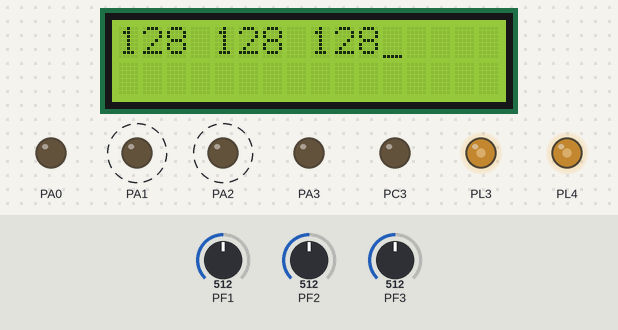
The program below on a simulated ATmega2560, built with avr-gcc and emulated at 14.7456 MHz. On the bench: 16×2 character LCD, output pins drawn as LEDs (lit = HIGH). Wiring (inferred from the names in the program): character LCD (HD44780): RS PC0; R/W PC1; E PC2; data PC4, PC5, PC6, PC7. Dashed ring = blinking. The inputs (shaded band) are chosen by the test bench; at power-on: PF1 = 512, PF2 = 512, PF3 = 512. Pins used as bus, display or sensor lines are not drawn.

Above: at 1.2 s.
1.3 s: PF1 set to 122
At 2.9 s:
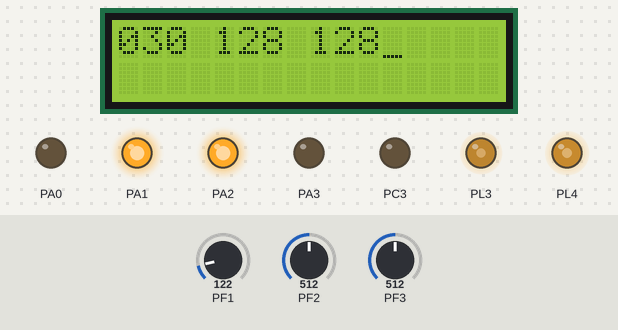
4.3 s: PF1 set to 306
At 4.9 s:
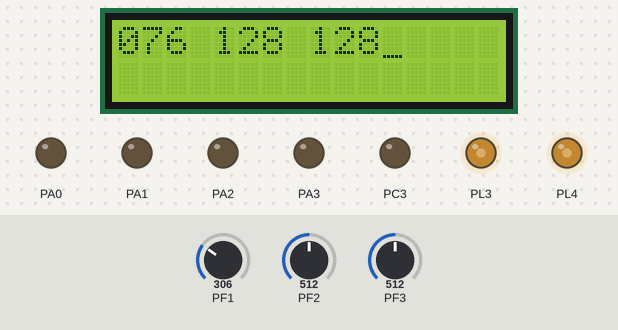
At 5.5 s:
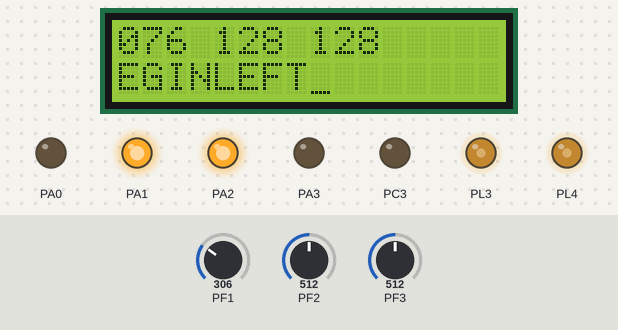
7.3 s: PF2 set to 716
10.3 s: PF3 set to 716
13.3 s: PF2 set to 900
16.3 s: PF3 set to 900
Timing chart, 0 to 19.3 s (numbered marks = the images above; inputs shaded):
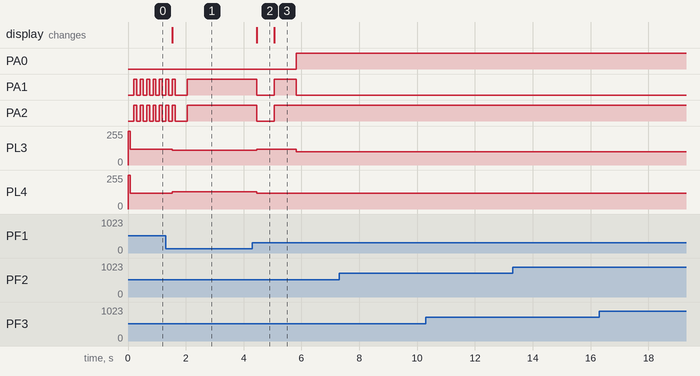

The program:

TASK1B.c
```c
/*
* TASK1B.c
*
* Created: 04/11/2017 22:58:28
*  Author: Avinash Dubey
*/


#include <avr/io.h>
#define F_CPU 14745600
#include <util/delay.h>
#include "buzzer.h"
#include "f5motors.h"
#include "f5lcd.h"
#include "f5llf.h"
#include "f5step.h"
#include "f5pid.h"
#include "f5path.h"

int init_num = 45;
int at_home = 1;
int orientation = FNORTH;
void port_init()
{
	buzzer_pin_config();
	lcd_port_config();
	motion_pin_config();
	adc_pin_config();
}

void init_devices (void)
{
	cli(); //Clears the global interrupts
	port_init();
	adc_init();
	timer5_init();
	sei(); //Enables the global interrupts
}

void ReachDestinationAvoidingNode(unsigned char Xd,unsigned char Yd,unsigned char Xn,unsigned char Yn)
{
	char s[60];
	int path_len, i, dest_node, col_num, row_num;
	row_num = (((int)Xd) - 1);
	col_num = ((int)(((char)Yd) - 'A'));
	dest_node = row_num * Y + col_num;
	init_devices(); // Initialise all ports for sensors
	lcd_set_4bit(); // Init for LCD
	lcd_init(); // Init for LCD
	// forward_one_step_pid();
	for(int i=0; i<60; i++) {
		s[i] = '\0';
	}
	// lcd_cursor(2, 1);
	// lcd_string("PATHCH");
	get_commands(init_num, dest_node, orientation, &orientation, &path_len, s, &at_home);
	/* for(i =0; i<path_len; i++) {
		lcd_cursor(2, 1);
		lcd_wr_char(s[i]);
		_delay_ms(1500);
	} */

	for(i = 0; i < path_len; i++) {
		switch(s[i]) {
			case 'F': {
				forward_one_step_pid();
				break;
			}
			case 'B': {
				break;
			}
			case 'R': {
				right_one_step();
				break;
			}
			case 'L': {
				left_one_step();
				break;
			}
			default: {
				break;
			}
		}
	}
	lcd_print(2, 8, init_num, 3);
	lcd_print(2, 12, dest_node, 3);
	lcd_print(1, 1, orientation, 3);
	lcd_print(1, 5, path_len, 3);
	_delay_ms(2000);
	init_num = dest_node;
}

//Do not make changes in main function
int main(void)
{
	ReachDestinationAvoidingNode(5,'D',6,'D');
	buzzer_on();
	_delay_ms(500);
	buzzer_off();
	ReachDestinationAvoidingNode(2,'F',2,'D');
	buzzer_on();
	_delay_ms(500);
	buzzer_off();
	ReachDestinationAvoidingNode(2,'A',2,'C');
	buzzer_on();
}
```

buzzer.c
```c
/*buzzer.c

*/

#define F_CPU 14745600
#include <avr/io.h>
#include <util/delay.h>
#include "buzzer.h"

/*Function Name: buzzer_pin_config
Input: None
Output: Function to initialize buzzer
Logic: Setting PORTC3 as output which is the pin connected to the buzzer
Example Call: buzzer_pin_config()
*/
void buzzer_pin_config(void)
{
	DDRC = DDRC | 0x08;		//Setting PORTC 3 as output
	PORTC = PORTC & 0xF7;		//Setting PORTC 3 logic low to turnoff buzzer
}

/*Function Name:buzzer_on
Input: None
Output: Buzzer turns on
Logic: Turns the buzzer on by writing 1 to PC3
Example Call: buzzer_on ()
*/
void buzzer_on(void)
{
	unsigned char port_restore = 0;
	port_restore = PINC;
	port_restore = port_restore | 0x08;
	PORTC = port_restore;
}

/*Function Name:buzzer_off
Input: None
Output: Buzzer turns off
Logic: Turns the buzzer off by writing 0 to PC3
Example Call: buzzer_off()
*/
void buzzer_off(void)
{
	unsigned char port_restore = 0;
	port_restore = PINC;
	port_restore = port_restore & 0xF7;
	PORTC = port_restore;
}

/*Function Name:buzzer_beep
Output: Buzzer beeps 1 time
Logic: Turns the buzzer on and off by writing 1 & 0 to PC3
Example Call: buzzer_beep()
*/
void buzzer_beep()
{
	buzzer_on();
	_delay_ms(200);
	buzzer_off();
	_delay_ms(200);
}
```

buzzer.h
```c
/*
 * buzzer.h
 */


#ifndef BUZZER_H_
#define BUZZER_H_
#include "buzzer.c"

void buzzer_pin_config (void);
void buzzer_on (void);
void buzzer_off (void);
void buzzer_beep();

#endif /* BUZZER_H_ */
```

f5llf.h
```c
#ifndef LLF_EY
#include <avr/io.h>
#include <avr/interrupt.h>
#include <util/delay.h>

#include <math.h> //included to support power function
#include "f5lcd.h"

void port_init();
void timer5_init();
void velocity(unsigned char, unsigned char);
void motors_delay();

unsigned char ADC_Conversion(unsigned char);
unsigned char ADC_Value;
unsigned char flag = 0;
unsigned char Left_white_line = 0;
unsigned char Center_white_line = 0;
unsigned char Right_white_line = 0;

//ADC pin configuration
void adc_pin_config (void)
{
 DDRF = 0x00;
 PORTF = 0x00;
 DDRK = 0x00;
 PORTK = 0x00;
}
// Timer 5 initialized in PWM mode for velocity control
// Prescale:256
// PWM 8bit fast, TOP=0x00FF
// Timer Frequency:225.000Hz
void timer5_init()
{
	TCCR5B = 0x00;	//Stop
	TCNT5H = 0xFF;	//Counter higher 8-bit value to which OCR5xH value is compared with
	TCNT5L = 0x01;	//Counter lower 8-bit value to which OCR5xH value is compared with
	OCR5AH = 0x00;	//Output compare register high value for Left Motor
	OCR5AL = 0xFF;	//Output compare register low value for Left Motor
	OCR5BH = 0x00;	//Output compare register high value for Right Motor
	OCR5BL = 0xFF;	//Output compare register low value for Right Motor
	OCR5CH = 0x00;	//Output compare register high value for Motor C1
	OCR5CL = 0xFF;	//Output compare register low value for Motor C1
	TCCR5A = 0xA9;	/*{COM5A1=1, COM5A0=0; COM5B1=1, COM5B0=0; COM5C1=1 COM5C0=0}
 					  For Overriding normal port functionality to OCRnA outputs.
				  	  {WGM51=0, WGM50=1} Along With WGM52 in TCCR5B for Selecting FAST PWM 8-bit Mode*/

	TCCR5B = 0x0B;	//WGM12=1; CS12=0, CS11=1, CS10=1 (Prescaler=64)
}

void adc_init()
{
	ADCSRA = 0x00;
	ADCSRB = 0x00;		//MUX5 = 0
	ADMUX = 0x20;		//Vref=5V external --- ADLAR=1 --- MUX4:0 = 0000
	ACSR = 0x80;
	ADCSRA = 0x86;		//ADEN=1 --- ADIE=1 --- ADPS2:0 = 1 1 0
}

//Function For ADC Conversion
unsigned char ADC_Conversion(unsigned char Ch)
{
	unsigned char a;
	if(Ch>7)
	{
		ADCSRB = 0x08;
	}
	Ch = Ch & 0x07;
	ADMUX= 0x20| Ch;
	ADCSRA = ADCSRA | 0x40;		//Set start conversion bit
	while((ADCSRA&0x10)==0);	//Wait for conversion to complete
	a=ADCH;
	ADCSRA = ADCSRA|0x10; //clear ADIF (ADC Interrupt Flag) by writing 1 to it
	ADCSRB = 0x00;
	return a;
}

//Function To Print Sesor Values At Desired Row And Coloumn Location on LCD
void print_sensor(char row, char coloumn,unsigned char channel)
{

	ADC_Value = ADC_Conversion(channel);
	lcd_print(row, coloumn, ADC_Value, 3);
}

#endif
```

f5motors.h
```c
#ifndef MOTORS_EY
#define MOTORS_EY
#include <avr/io.h>
#include <avr/interrupt.h>
#include <util/delay.h>

void motion_pin_config (void)
{
	DDRA = DDRA | 0x0F; //set direction of the PORTA 3 to PORTA 0 pins as output
	PORTA = PORTA & 0xF0; // set initial value of the PORTA 3 to PORTA 0 pins to logic 0
	DDRL = DDRL | 0x18;   //Setting PL3 and PL4 pins as output for PWM generation
	PORTL = PORTL | 0x18; //PL3 and PL4 pins are for velocity control using PWM
}

//Function used for setting motor's direction
void motion_set (unsigned char Direction)
{
	unsigned char PortARestore = 0;

	Direction &= 0x0F; 			// removing upper nibbel as it is not needed
	PortARestore = PORTA; 			// reading the PORTA's original status
	PortARestore &= 0xF0; 			// setting lower direction nibbel to 0
	PortARestore |= Direction; 	// adding lower nibbel for direction command and restoring the PORTA status
	PORTA = PortARestore; 			// setting the command to the port
}

//Function for velocity control
void velocity (unsigned char left_motor, unsigned char right_motor)
{
	OCR5AL = (unsigned char)left_motor;
	OCR5BL = (unsigned char)right_motor;
}

void forward (void) //both wheels forward
{
	motion_set(0x06);
}

void back (void) //both wheels backward
{
	motion_set(0x09);
}

void left (void) //Left wheel backward, Right wheel forward
{
	motion_set(0x05);
}

void right (void) //Left wheel forward, Right wheel backward
{
	motion_set(0x0A);
}

void soft_left (void) //Left wheel stationary, Right wheel forward
{
	motion_set(0x04);
}

void soft_right (void) //Left wheel forward, Right wheel is stationary
{
	motion_set(0x02);
}

void soft_left_2 (void) //Left wheel backward, right wheel stationary
{
	motion_set(0x01);
}

void soft_right_2 (void) //Left wheel stationary, Right wheel backward
{
	motion_set(0x08);
}

void stop (void) //hard stop
{
	motion_set(0x00);
}
#endif
```

f5path.h
```c
#ifndef PP_EY
#define PP_EY

#include "f5queue.h"
#include "f5lcd.h"

#define X 49
#define Y 7

#define NORTH(x) (((x) >> 0) & 1)
#define EAST(x) (((x) >> 1) & 1)
#define SOUTH(x) (((x) >> 2) & 1)
#define WEST(x) (((x) >> 3) & 1)

#define FNORTH 0
#define FEAST 1
#define FSOUTH 2
#define FWEST 3

#define FWD_C 'F'
#define BK_C 'B'
#define R_C 'R'
#define L_C 'L'

int maze[Y][Y] = {
	{9, 1, 5, 5, 1, 1, 3},
	{8, 2, 15, 15, 8, 0, 2},
	{8, 0, 1, 1, 0, 0, 2},
	{8, 0, 0, 0, 0, 0, 2},
	{8, 0, 0, 4, 0, 0, 2},
	{8, 0, 2, 15, 8, 0, 2},
	{12, 4, 4, 5, 4, 4, 6}
};

int graph[X][X];

void graph_init(void) {
	int i, j;
	for(i=0; i<X; i++) {
		for(j=0; j<X; j++) {
			graph[i][j] = 0;
		}
	}
}

void create_graph(void) {
	int i, j, index;
	graph_init();
	for(i = 0; i < Y; i++) {
		for(j = 0; j < Y; j++) {
			index = (Y * i) + j;
			if(!NORTH(maze[i][j])) {
				if(i - 1 >= 0) {
					graph[index][index - Y] = 1;
					graph[index - Y][index] = 1;
				}
			}

			if(!EAST(maze[i][j])) {
				if(j + 1 < Y) {
					graph[index][index + 1] = 1;
					graph[index + 1][index] = 1;
				}
			}

			if(!SOUTH(maze[i][j])) {
				if(i + 1 < Y) {
					graph[index][index + Y] = 1;
					graph[index + Y][index] = 1;
				}
			}

			if(!WEST(maze[i][j])) {
				if(j - 1 >= 0) {
					graph[index][index - 1] = 1;
					graph[index - 1][index] = 1;
				}
			}
		}
	}
}

void get_path(int start, int finish, int *path_len, int *path) {
	int visited[X] = {0};
    int parent[X] = {-1};
    int depth[X] = {0};
	int index, temp, i, j, k, curr;
	reset_queue();
    enqueue(start);
    visited[start] = 1;
    // Actual BFS
    while(!is_empty()) {
        curr = peek();
        dequeue();
        for(i = 0; i < X; i++) {
            if(graph[curr][i] == 1 && visited[i] == 0) {
                visited[i] = 1;
                enqueue(i);
                parent[i] = curr;
                depth[i] = depth[curr] + 1;
            }
        }
    }
    index = depth[finish];
    temp = finish;
    for(; index >=0; index--) {
		path[index] = temp;
        temp = parent[temp];
		if(temp == -1) break;
    }
	*path_len = depth[finish] + 1;
}

void get_commands(int start, int finish, int init_orientation, int *final_orientation, int *path_len, char *path, int *at_home) {
	int current_orientation = init_orientation;
	int path_int[X + 10] = {-1};
	char *s = path;
	int i, diff, j = 0;
	create_graph();
	get_path(start, finish, path_len, path_int);
	if(*at_home) {
		s[j] = FWD_C;
		j++;
	}
	for(i = 0; i < (*path_len) - 1; i++, j++)
	{
		if(diff == 0) continue;
		diff = path_int[i + 1] - path_int[i];
		switch(current_orientation) {
			case FNORTH: {
				switch(diff) {
					case 1: {
						s[j] = R_C;
						current_orientation = FEAST;
						break;
					}
					case -1: {
						s[j] = L_C;
						current_orientation = FWEST;
						break;
					}
					case Y: {
						s[j] = BK_C;
						current_orientation = FNORTH;
						break;
					}
					case -Y: {
						s[j] = FWD_C;
						current_orientation = FNORTH;
						break;
					}
				};
				break;
			}
			case FEAST: {
				switch(diff) {
					case 1: {
						s[j] = FWD_C;
						current_orientation = FEAST;
						break;
					}
					case -1: {
						s[j] = BK_C;
						current_orientation = FEAST;
						break;
					}
					case Y: {
						s[j] = R_C;
						current_orientation = FSOUTH;
						break;
					}
					case -Y: {
						s[j] = L_C;
						current_orientation = FNORTH;
						break;
					}
				};
				break;
			}
			case FSOUTH: {
				switch(diff) {
					case 1: {
						s[j] = L_C;
						current_orientation = FEAST;
						break;
					}
					case -1: {
						s[j] = R_C;
						current_orientation = FWEST;
						break;
					}
					case Y: {
						s[j] = FWD_C;
						current_orientation = FSOUTH;
						break;
					}
					case -Y: {
						s[j] = BK_C;
						current_orientation = FSOUTH;
						break;
					}
				};
				break;
			}
			case FWEST: {
				switch(diff) {
					case 1: {
						s[j] = BK_C;
						current_orientation = FWEST;
						break;
					}
					case -1: {
						s[j] = FWD_C;
						current_orientation = FWEST;
						break;
					}
					case Y: {
						s[j] = L_C;
						current_orientation = FSOUTH;
						break;
					}
					case -Y: {
						s[j] = R_C;
						current_orientation = FNORTH;
						break;
					}
				};
				break;
			}
		}
		/*lcd_print(1, 1, path_int[i], 2);
		lcd_print(1, 4, path_int[i + 1], 2);
		lcd_print(1, 7, current_orientation, 1);
		lcd_cursor(2, 1);
		lcd_wr_char(s[j]);
		_delay_ms(3000);*/
	}
	if(*at_home) {
		*at_home = 0;
	} else {
		(*path_len)--;
	}
	s[j] = '\0';
	*final_orientation = current_orientation;
}
#endif
```

f5pid.h
```c
#ifndef PID_EY

#define PID_EY

#include "f5motors.h"
#include "f5lcd.h"

#define THRESH 0x20
#define HIGH_S 120
#define MID_S 130
#define LOW_S 50
#define KP 5
#define KI 0

int weights[8] = {0, // 0 0 0
	-4, // 0 0 1
	0, // 0 1 0
	-2, // 0 1 1
	4, // 1 0 0
	0, // 1 0 1
	2, // 1 1 0
	0 // 1 1 1
};
int error = 0;
int integral = 0;
int proportional = 0;

void forward_one_step_pid(void)
{
	int left_s, right_s, center_s;
	int weight_index, l_bool, c_bool, r_bool;
	left_s = ADC_Conversion(3);	//Getting data of Left WL Sensor
	center_s = ADC_Conversion(2);	//Getting data of Center WL Sensor
	right_s = ADC_Conversion(1);	//Getting data of Right WL Sensor
	l_bool = ((left_s < THRESH)?0:1);
	c_bool = ((center_s < THRESH)?0:1);
	r_bool = ((right_s < THRESH)?0:1);
	weight_index = (((0 | (l_bool << 2)) | (c_bool <<  1)) | r_bool);
	proportional = weights[weight_index];
	velocity(HIGH_S - (KP * proportional), HIGH_S + (KP * proportional));
	while((center_s>THRESH && left_s>THRESH && right_s>THRESH)) {
		left_s = ADC_Conversion(3);	//Getting data of Left WL Sensor
		center_s = ADC_Conversion(2);	//Getting data of Center WL Sensor
		right_s = ADC_Conversion(1);	//Getting data of Right WL Sensor
		print_sensor(1, 1, 1);
		print_sensor(1, 5, 2);
		print_sensor(1, 9, 3);
		l_bool = ((left_s < THRESH)?0:1);
		c_bool = ((center_s < THRESH)?0:1);
		r_bool = ((right_s < THRESH)?0:1);
		weight_index = (((0 | (l_bool << 2)) | (c_bool <<  1)) | r_bool);
		proportional = weights[weight_index];
		velocity(HIGH_S - (KP * proportional), HIGH_S + (KP * proportional));
		forward();
		_delay_ms(100);
		stop();
	}
	stop();
	_delay_ms(300);
	while(!(center_s>THRESH && left_s>THRESH && right_s>THRESH)) {
		left_s = ADC_Conversion(3);	//Getting data of Left WL Sensor
		center_s = ADC_Conversion(2);	//Getting data of Center WL Sensor
		right_s = ADC_Conversion(1);	//Getting data of Right WL Sensor
		print_sensor(1, 1, 1);
		print_sensor(1, 5, 2);
		print_sensor(1, 9, 3);
		l_bool = (left_s < THRESH)?0:1;
		c_bool = (center_s < THRESH)?0:1;
		r_bool = (right_s < THRESH)?0:1;
		weight_index = (((0 | (l_bool << 2)) | (c_bool <<  1)) | r_bool);
		proportional = weights[weight_index];
		velocity(HIGH_S - (KP * proportional), HIGH_S + (KP * proportional));
		forward();
	}
	stop();
	_delay_ms(500);
}
#endif
```

f5queue.h
```c
#ifndef Q_EY
#define Q_EY

#define N 200

int count = 0;
int queue[N];
int head = -1, tail = -1;

void init_queue(void) {
	int i;
	for(i=0; i<N; i++) {
		queue[i] = -1;
	}
}

void reset_queue(void) {
	init_queue();
	head = -1;
	tail = -1;
	count = 0;
}

int is_empty(void) {
	return ((count == 0)? 1 : 0);
}

int peek(void) {
	if(count == 0) {
		return -1;
	} else {
		return queue[head + 1];
	}
}

void enqueue(int x) {
	if(count == N) {
		return;
	} else {
		++tail;
		tail %= N;
		queue[tail] = x;
		count++;
	}
}

void dequeue(void) {
	if(count == 0) {
		return;
	} else {
		++head;
		head %= N;
		count -= 1;
	}
}

#endif
```

Source omitted: f5step.h (4030 bytes), f5lcd.h (4398 bytes)

Measured:
- after the input at 1.3 s, PL3: 120/255 → 110/255 after 0.23 s; PL4: 120/255 → 130/255 after 0.23 s; the display: changes after 0.23 s (image 1)
- after the input at 4.3 s, PA0: LOW → HIGH after 1.5 s; PA1: HIGH → LOW after 0.16 s, → HIGH 0.60 s later, → LOW 0.75 s later; PA2: HIGH → LOW after 0.16 s, → HIGH 0.60 s later; PL3: 110/255 → 120/255 after 0.16 s, → 100/255 1.4 s later; PL4: 130/255 → 120/255 after 0.16 s; the display: changes after 0.16 s (image 2)
- after the input at 7.3 s, every drawn part: stays the same
- after the input at 10.3 s, every drawn part: stays the same
- after the input at 13.3 s, every drawn part: stays the same
- after the input at 16.3 s, every drawn part: stays the same
- what the display in image 2 shows lasts 0.6 s, from 4.5 s to 5.1 s
